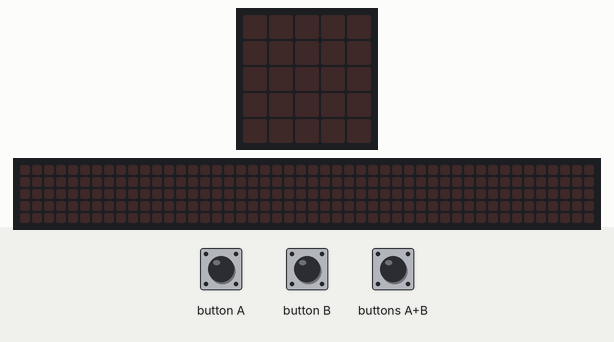
The program below on a simulated BBC micro:bit (MakeCode). Parts: the board's 5×5 LED display, a strip that is not on the board, showing the scrolling text unrolled. The test bench sets the inputs (shaded band). The 48×5 strip is a reading aid, not a part: it shows the text the display is scrolling, unrolled, one strip-width of it at a time.

Above: at 1.2 s.
1.3 s: button B pressed for 0.15 s
At 3.92 s:
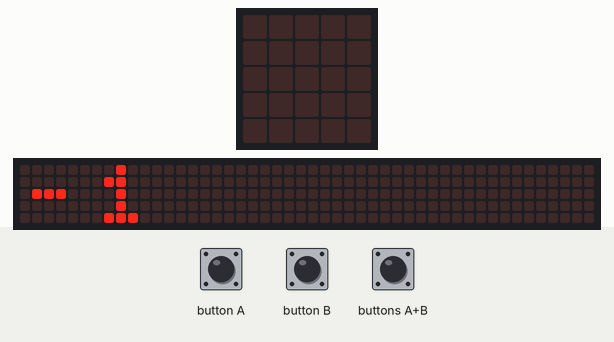
4.3 s: button A pressed for 0.15 s
At 4.8 s:
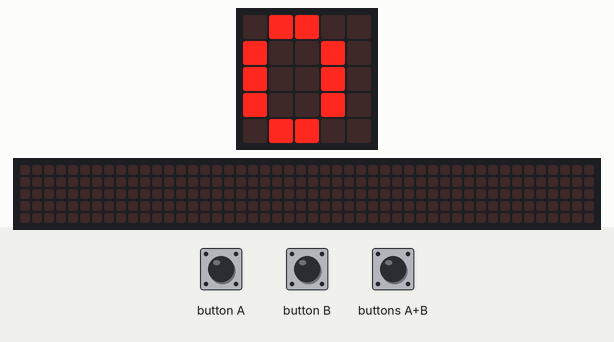
5.9 s: button A pressed for 0.15 s
At 7.2 s:
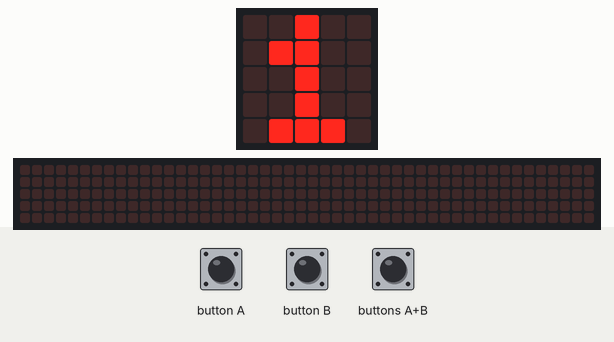
Timing chart, 0 to 8.9 s (numbered marks = the images above; inputs shaded):
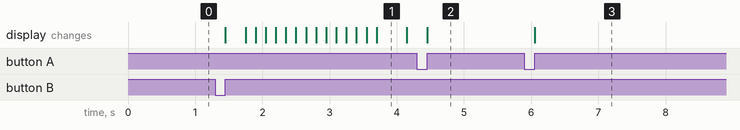

The program:

main.ts
```typescript
let NB_de_personne = 0
input.onButtonPressed(Button.A, function () {
    NB_de_personne = NB_de_personne + 1
    if (NB_de_personne == 10) {
        basic.showString("X")
    }
    basic.showNumber(NB_de_personne)
})
input.onButtonPressed(Button.AB, function () {
    NB_de_personne = 0
})
input.onButtonPressed(Button.B, function () {
    NB_de_personne = NB_de_personne - 1
    basic.showNumber(NB_de_personne)
})
```

test.ts
```typescript
// les tests vont ici ; cela ne sera pas compilé si ce paquet est utilisé en tant qu'extension.
```

Measured:
- after the input at 1.3 s, the display: changes after 0.15 s (image 1)
- after the input at 4.3 s, the display: changes after 0.15 s (image 2)
- after the input at 5.9 s, the display: changes after 0.15 s (image 3)
- what the display in image 1 shows lasts 0.5 s, from 3.7 s to 4.2 s
